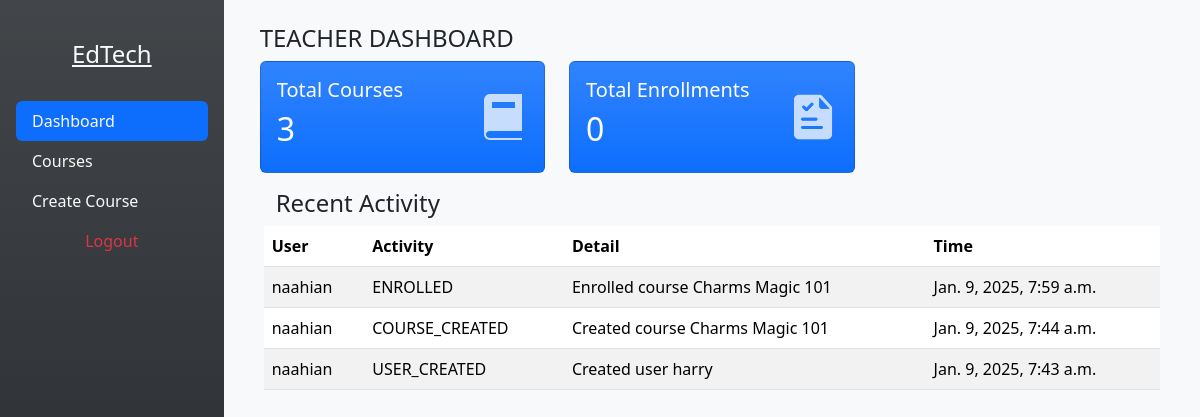
Before: /dashboard/teacher (signed in) with the older database file.
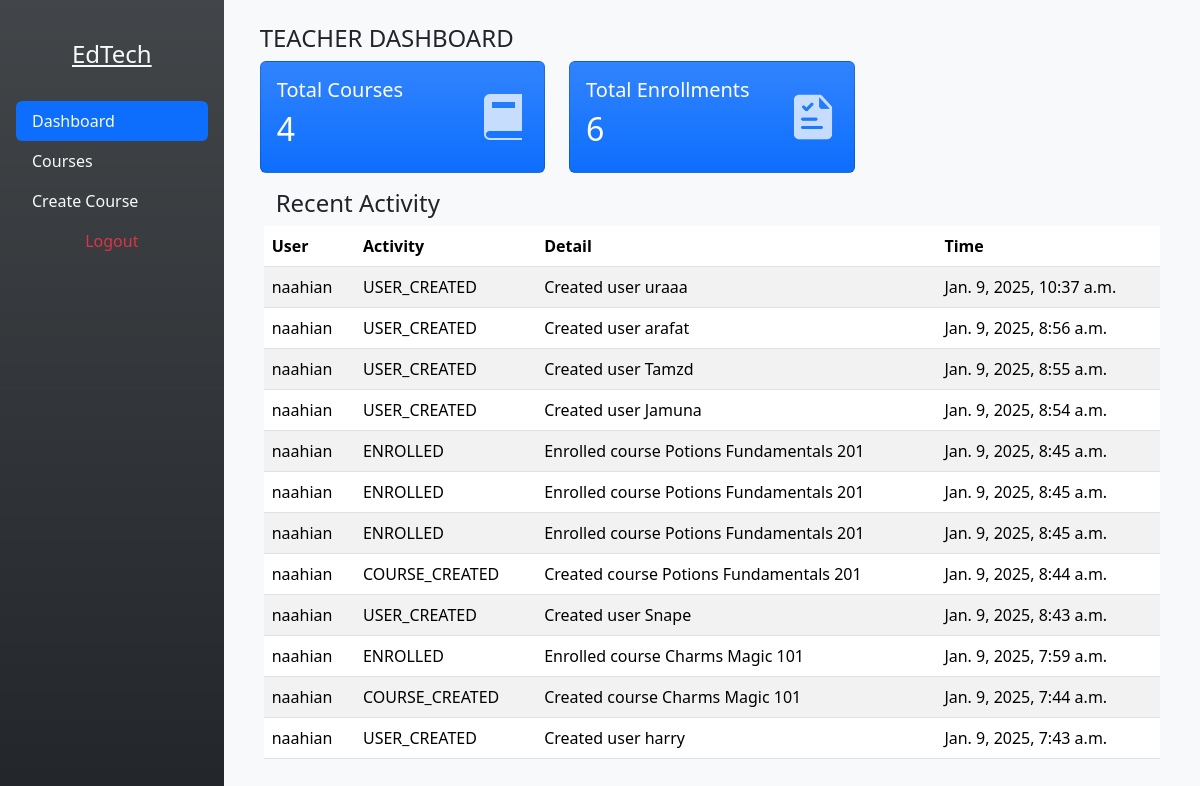
After: the same page with the newer database file.
### dashboard/models.py (models this page shows, shortened)
class Activity(models.Model):
    ACTION_CHOICES = [
        ("USER_CREATED", "User Created"),
        ("USER_CREATED", "User Deleted"),
        ("COURSE_CREATED", "Course Created"),
        ("COURSE_DELETED", "Course Deleted"),
        ("ENROLLED", "Enrolled"),
        ("COMPLETED", "Enrollment Completed"),
    ]
    user = models.ForeignKey(User, on_delete=models.CASCADE, db_index=True)
    action = models.CharField(max_length=50, choices=ACTION_CHOICES)
    timestamp = models.DateTimeField(auto_now_add=True)
    details = models.TextField(blank=True)

### dashboard/views.py (the view)
# urls.py: path('teacher', views.teacherDashboard, name='teacher-dashboard'),
@login_required(login_url="/users/login")
def teacherDashboard(request, usertype="teacher"):
    activities = list( Activity.objects.filter(user=request.user).values().order_by('-timestamp'))
    for activity in activities:
        activity["username"] = User.objects.filter(id=activity['user_id']).first().username
    context = {
        "user_id": request.user.id,
        "username": request.user.username,
        "user_type": usertype,
        "courses": len(Course.objects.filter()),
        "enrollments": len(Enrollment.objects.filter(course__created_by=request.user.id)),
        "activities":activities,
    }
    return render(request, "teacher_dashboard.html", context)

### frontend/template/teacher_dashboard.html (shortened to what this page needs)
{%extends 'admin_dashboard.html'%}
{%load static%}
{%block content%}
<div class="d-flex w-100 h-100">
    <div class="nav flex-column nav-pills bg-dark bg-gradient p-3 h-100" id="v-pills-tab" role="tablist">
        <a class="link-light link-opacity-50-hover mx-5 my-3 p-2 text-center" href="/">
            <h4> EdTech</h4>
        </a>
        <a class="nav-link link-light link-opacity-50-hover active" id="v-pills-dashboard-tab" data-bs-toggle="pill"
            data-bs-target="#v-pills-dashboard" type="button" role="tab" aria-controls="v-pills-dashboard"
            aria-selected="true">Dashboard</a>
        <a class="nav-link link-light link-opacity-50-hover" id="v-pills-courses-tab" data-bs-toggle="pill"
            data-bs-target="#v-pills-courses" type="button" role="tab" aria-controls="v-pills-courses"
            onclick="getCourses()" aria-selected="false">Courses</a>
        <a class="nav-link link-light link-opacity-50-hover" id="v-pills-create-course-tab" data-bs-toggle="pill"
            data-bs-target="#v-pills-create-course" type="button" role="tab" aria-controls="v-pills-create-course"
            onclick="getUsers()" aria-selected="false">Create Course</a>
        <a class="text-center nav-link link-danger" href="{%url 'logout'%}">Logout</a>
    </div>
    <div class="tab-content w-100 p-4 bg-light" id="v-pills-tabContent"
        style="overflow-y: auto; max-height: calc(100vh - 2rem);">
        <div class="tab-pane fade show active container" id="v-pills-dashboard" role="tabpanel"
            aria-labelledby="v-pills-dashboard-tab">
            <h4 class="text-uppercase">{{user_type}} Dashboard</h4>
            <div class="row">
                <div class="col-md-4">
                    <div class="flex-row card text-white align-items-center bg-primary bg-gradient mb-3">
                        <div class="col-md-8 card-body">
                            <h5 class="card-text">Total Courses</h5>
                            <h2 class="card-title">{{courses}}</h2>
                        </div>
                        <img class="mx-3 opacity-75" width="50" height="50" src="/media/icon/course.png">
                    </div>
                </div>
                <div class="col-md-4">
                    <div class="flex-row card text-white align-items-center bg-primary bg-gradient mb-3">
                        <div class="col-md-8 card-body">
                            <h5 class="card-text">Total Enrollments</h5>
                            <h2 class="card-title">{{enrollments}}</h2>
                        </div>
                        <img class="mx-3 opacity-75" width="50" height="50" src="/media/icon/enroll.png">
                    </div>
                </div>
            </div>
            <div class="row px-3">
                <h4>Recent Activity</h4>
                <table class="table table-striped">
                    <thead>
                        <tr>
                            <th>User</th>
                            <th>Activity</th>
                            <th>Detail</th>
                            <th>Time</th>
                        </tr>
                    </thead>
                    <tbody id="activity-list">
                        {%for item in activities %}
                        <tr>
                            <td>{{item.username}}</td>
                            <td>{{item.action}}</td>
                            <td>{{item.details}}</td>
                            <td>{{item.timestamp}}</td>
                        </tr>
                        {% endfor %}
                    </tbody>
                </table>
            </div>
        </div>
    </div>
</div>
{%endblock%}

Changed rows visible on the page:
added Activity: username "naahian", action "USER_CREATED", details "Created user uraaa", timestamp "Jan. 9, 2025, 10:37 a.m."
added Activity: username "naahian", action "USER_CREATED", details "Created user arafat", timestamp "Jan. 9, 2025, 8:56 a.m."
added Activity: username "naahian", action "USER_CREATED", details "Created user Tamzd", timestamp "Jan. 9, 2025, 8:55 a.m."
added Activity: username "naahian", action "USER_CREATED", details "Created user Jamuna", timestamp "Jan. 9, 2025, 8:54 a.m."
added Activity: username "naahian", action "ENROLLED", details "Enrolled course Potions Fundamentals 201", timestamp "Jan. 9, 2025, 8:45 a.m."
added Activity: username "naahian", action "ENROLLED", details "Enrolled course Potions Fundamentals 201", timestamp "Jan. 9, 2025, 8:45 a.m."
added Activity: username "naahian", action "ENROLLED", details "Enrolled course Potions Fundamentals 201", timestamp "Jan. 9, 2025, 8:45 a.m."
added Activity: username "naahian", action "COURSE_CREATED", details "Created course Potions Fundamentals 201", timestamp "Jan. 9, 2025, 8:44 a.m."
added Activity: username "naahian", action "USER_CREATED", details "Created user Snape", timestamp "Jan. 9, 2025, 8:43 a.m."
Other visible differences:
{{ courses }}: "3" → "4"
{{ enrollments }}: "0" → "6"
